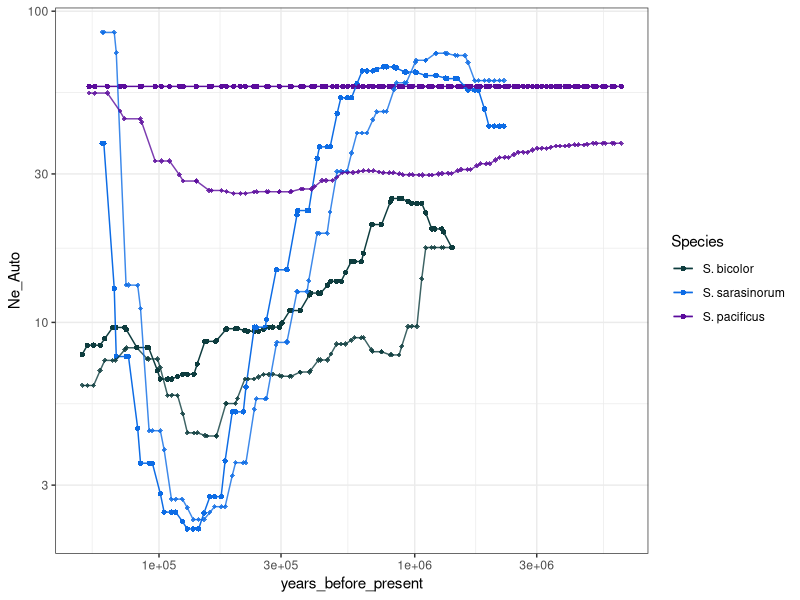
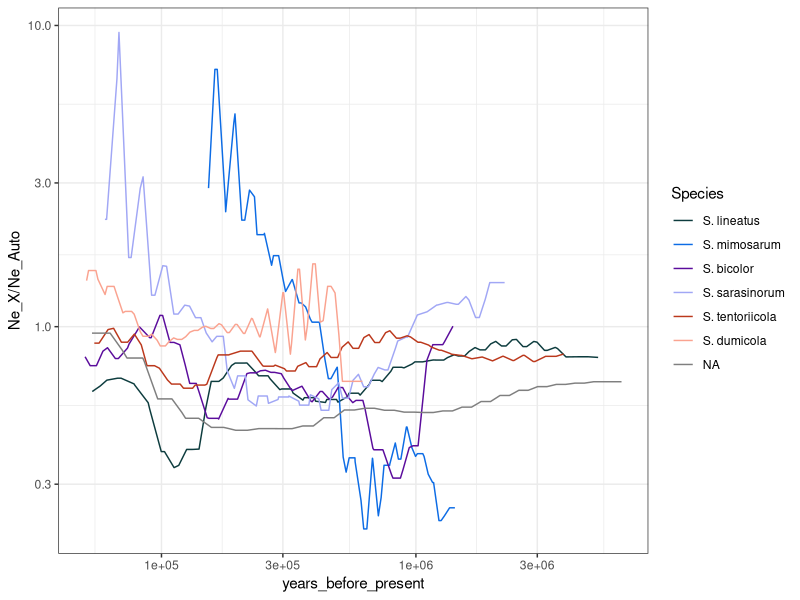
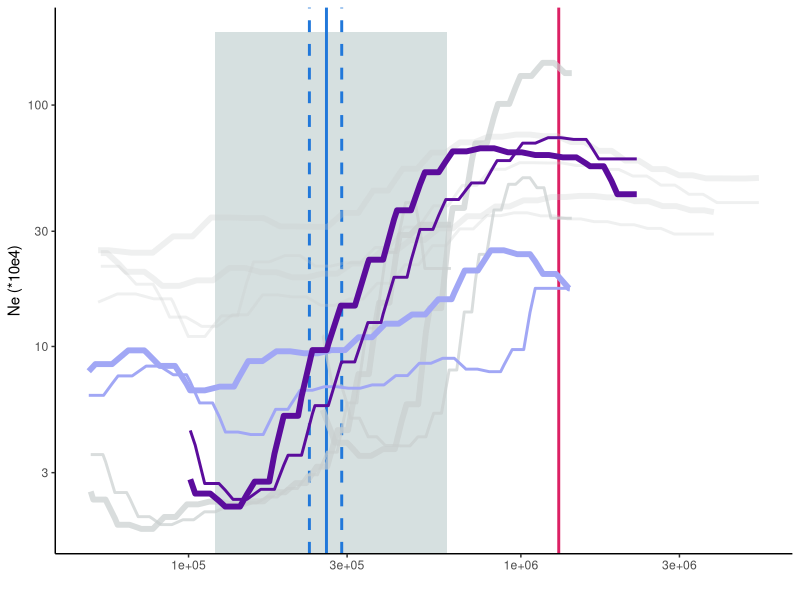
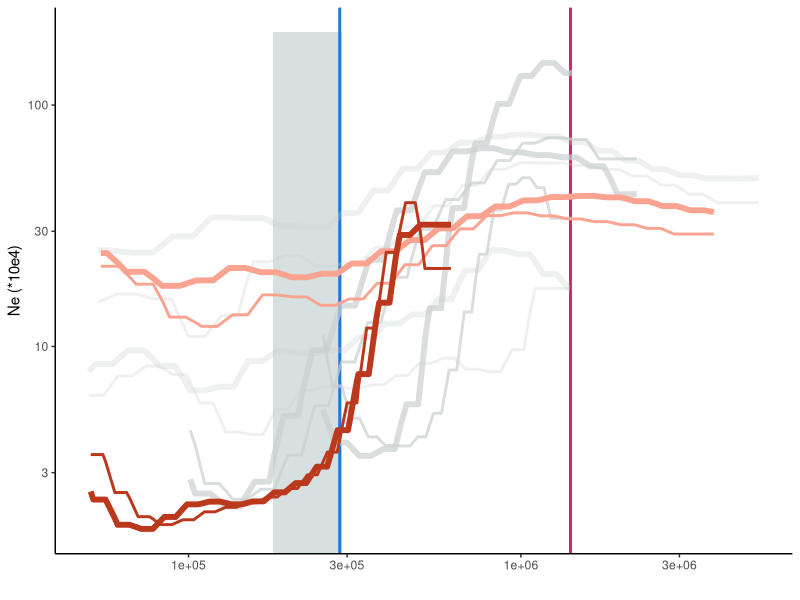
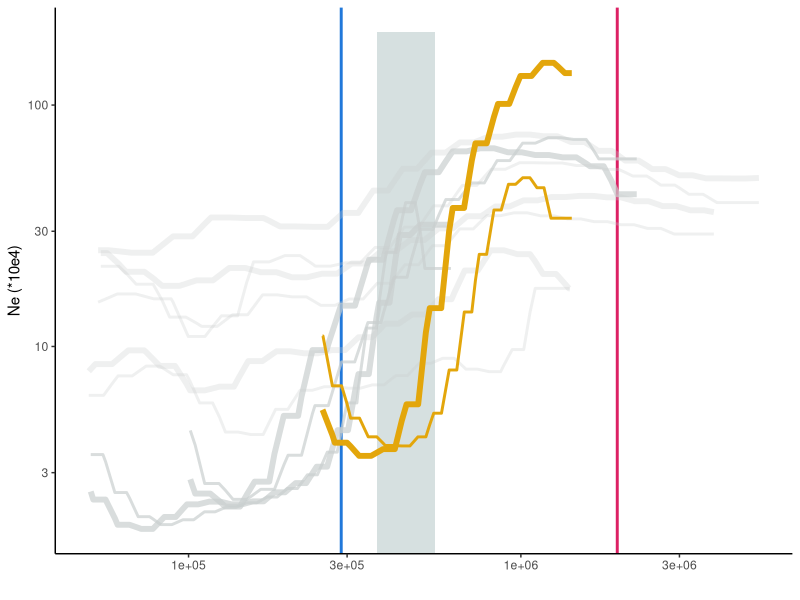
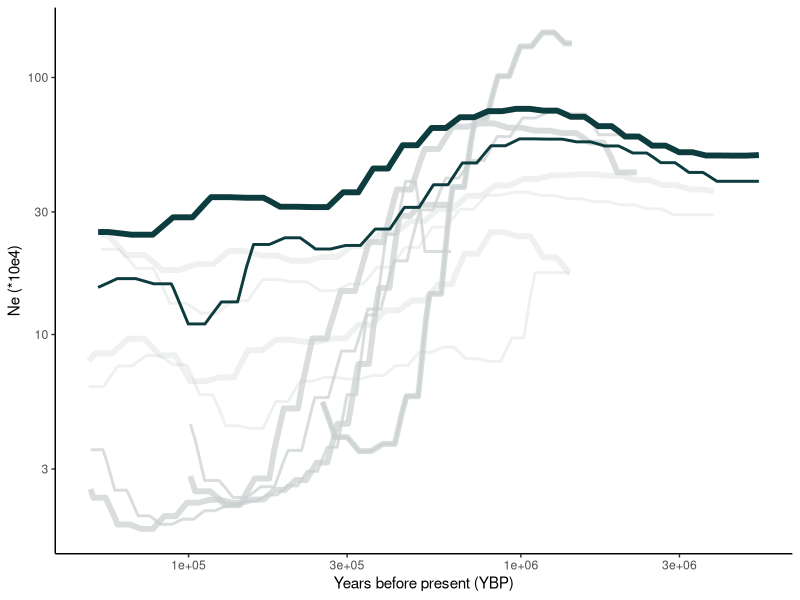
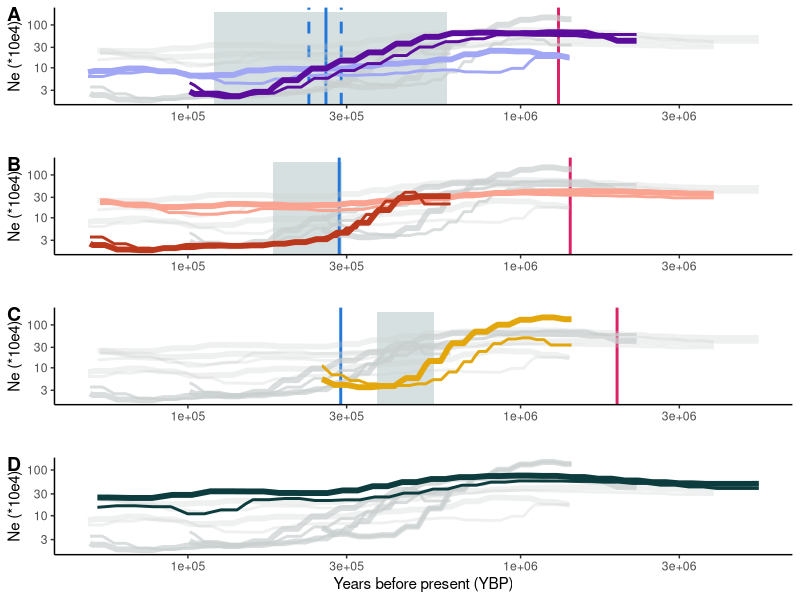
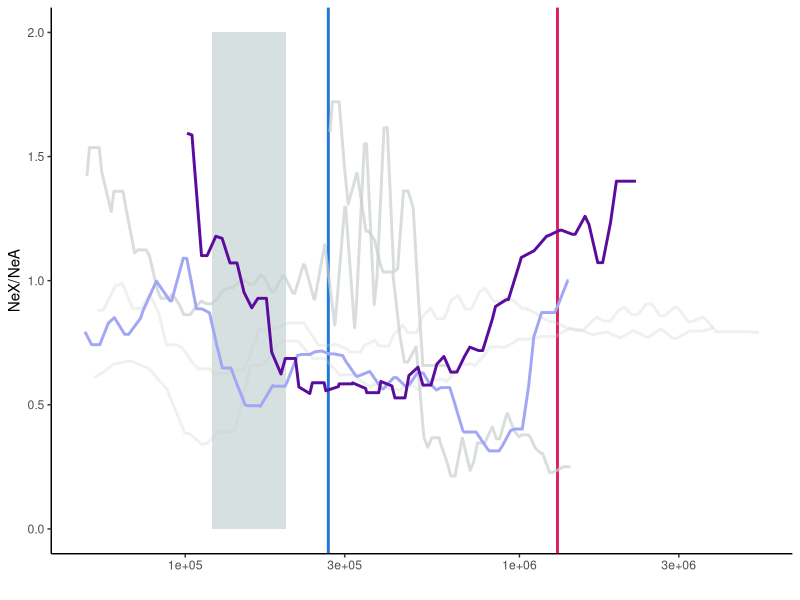

Source code (R) for these figures, in order:
## ---- chunk 1
knitr::opts_chunk$set(echo = TRUE)
library(tidyverse)
library(ggpubr)
## ---- chunk 2
psmc_df <- read_tsv("psmc_6sp_clean.tsv")
pac_df <- read_tsv("PAC_correct.tsv")
psmc_df <- rbind(psmc_df,pac_df)
## ---- chunk 3
psmc_df%>%
  filter(Ne_Auto< 200)%>%
  filter(Ne_X< 200)%>%
  filter(Ne_Auto != 0)%>%
  filter(Ne_X != 0)%>%
  filter(years_before_present> 50000)%>%
  #filter(sp %in% c("DUM","TENT"))%>%
  #mutate(trans = ifelse(chrom=="Auto",0.8,1))%>%
  mutate(species = factor(species,levels = c("LIN","MIM","BI","SARA","TENT","DUM","PAC"),labels = c("S. lineatus","S. mimosarum","S. bicolor","S. sarasinorum","S. tentoriicola","S. dumicola","S. pacificus")))%>%
  filter(species %in% c("S. sarasinorum","S. pacificus","S. bicolor"))%>%
  ggplot(aes(x=years_before_present))+
  geom_point(aes(y = Ne_Auto,color = species),shape = 16)+
  geom_line(aes(y = Ne_Auto,color = species))+
  geom_point(aes(y = Ne_X,color = species),shape = 18,alpha = 0.8)+
  geom_line(aes(y = Ne_X,color = species),alpha = 0.8)+
  scale_x_continuous(trans = "log10")+
  scale_y_continuous(trans = "log10")+
  #scale_color_manual(values = c("#5b0c9c","#FAA390","#0D3C3E","#97EAEE","#A1A7F5","#BB381C"))+
  scale_color_manual(values = c("#0D3C3E","#0D6CE5","#5b0c9c","#A1A7F5","#BB381C","#FAA390","#BB381C"))+
  #scale_shape_manual(values = c(16,18))+
  labs(color = "Species")+
#  facet_wrap(~sp,nrow = 4)+
  theme_bw()

psmc_df%>%
  filter(Ne_Auto< 200)%>%
  filter(Ne_X< 200)%>%
  filter(Ne_Auto != 0)%>%
  filter(Ne_X != 0)%>%
  filter(years_before_present> 50000)%>%
  #filter(sp %in% c("DUM","TENT"))%>%
  #mutate(trans = ifelse(chrom=="Auto",0.8,1))%>%
  mutate(species = factor(species,levels = c("LIN","MIM","BI","SARA","TENT","DUM"),labels = c("S. lineatus","S. mimosarum","S. bicolor","S. sarasinorum","S. tentoriicola","S. dumicola")))%>%
  ggplot(aes(x=years_before_present))+
  geom_line(aes(y = Ne_X/Ne_Auto,color = species))+
  scale_x_continuous(trans = "log10")+
  scale_y_continuous(trans = "log10")+
  #scale_color_manual(values = c("#5b0c9c","#FAA390","#0D3C3E","#97EAEE","#A1A7F5","#BB381C"))+
  scale_color_manual(values = c("#0D3C3E","#0D6CE5","#5b0c9c","#A1A7F5","#BB381C","#FAA390","#BB381C"))+
  #scale_shape_manual(values = c(16,18))+
  labs(color = "Species")+
#  facet_wrap(~sp,nrow = 4)+
  theme_bw()
## ---- chunk 4
## Ne plot
plot_df <- psmc_df%>%
  filter(Ne_X > 0)%>%
  filter(Ne_Auto > 0)%>%
  filter(Ne_X < 200)%>%
  filter(Ne_Auto < 200)%>%
  filter(years_before_present > 50000)%>%
  mutate(pair = ifelse(species%in% c("DUM","TENT"),1,
                ifelse(species%in% c("BI","SARA"),2,3)))%>%
  mutate(sociality = ifelse(species%in%c("DUM","MIM","SARA"),"social","subsocial"))
## SRAA_BI_PAC
p1 <- plot_df %>% ggplot()+
  # PSMC estimates
  #annotate(geom = "rect", xmin = 120000, xmax = 200000, ymin = 0, ymax = 200,
  #         color = NA, fill = "#99B3B3", alpha = 0.4) +
  annotate(geom = "rect", xmin = 120000, xmax = 600000, ymin = 0, ymax = 200,
           color = NA, fill = "#99B3B3", alpha = 0.4) +
  # dN/dS esitmates
  geom_vline(xintercept = 260000,color = "#2178DA",size = 1)+
  geom_vline(xintercept = 289000,color = "#2178DA",size = 1,linetype = "dashed")+
  geom_vline(xintercept = 231000,color = "#2178DA",size = 1,linetype = "dashed")+
  geom_vline(xintercept = 1300000,color = "#DC2064",size = 1)+
  #Autosomal lines
  geom_line(data = plot_df %>% filter(species=="DUM"),aes(x=years_before_present,y=Ne_Auto),size = 2,alpha  = 0.7,color = "#C9CECE",show.legend = FALSE)+
  geom_line(data = plot_df %>% filter(species=="MIM") %>% filter(years_before_present > 250000),aes(x=years_before_present,y=Ne_Auto),size = 2,alpha  = 0.7,color = "#C9CECE",show.legend = FALSE)+
  geom_line(data = plot_df %>% filter(species=="TENT"),aes(x=years_before_present,y=Ne_Auto),size = 2,alpha  = 0.3 ,color = "#C9CECE",show.legend = FALSE)+
  geom_line(data = plot_df %>% filter(species=="LIN"),aes(x=years_before_present,y=Ne_Auto),size = 2, alpha  = 0.3 ,color = "#C9CECE",show.legend = FALSE)+
  #X chormosome lines
  geom_line(data = plot_df %>% filter(species=="DUM"),aes(x=years_before_present,y=Ne_X),size = 1,alpha  = 0.7,color = "#C9CECE",show.legend = FALSE)+
  geom_line(data = plot_df %>% filter(species=="MIM") %>% filter(years_before_present > 250000),aes(x=years_before_present,y=Ne_X),size = 1,alpha  = 0.7, color = "#C9CECE",show.legend = FALSE)+
  geom_line(data = plot_df %>% filter(species=="TENT"),aes(x=years_before_present,y=Ne_X),size = 1, alpha  = 0.3 ,color = "#C9CECE",show.legend = FALSE)+
  geom_line(data = plot_df %>% filter(species=="LIN"),aes(x=years_before_present,y=Ne_X),size = 1, alpha  = 0.3 ,color = "#C9CECE",show.legend = FALSE)+
  # Focus species
  geom_line(data = plot_df %>% filter(species=="BI"),aes(x=years_before_present,y=Ne_X),size = 1,color = "#A1A7F5",show.legend = FALSE)+
  geom_line(data = plot_df %>% filter(species=="BI"),aes(x=years_before_present,y=Ne_Auto),size = 2, color = "#A1A7F5",show.legend = FALSE)+
  geom_line(data = plot_df %>% filter(species=="SARA") %>% filter(years_before_present > 100000),aes(x=years_before_present,y=Ne_X),color = "#5b0c9c",size = 1,show.legend = FALSE)+
  geom_line(data = plot_df %>% filter(species=="SARA")%>% filter(years_before_present > 100000),aes(x=years_before_present,y=Ne_Auto),color = "#5b0c9c",size = 2,show.legend = FALSE)+
  #geom_text(aes(x = 268000, y = 100, label = "Social Transition"))+
  #geom_vline(xintercept = 200000)+
  scale_x_continuous(trans = "log10")+
  scale_y_continuous(trans = "log10")+
  #scale_color_manual(values = c("#5b0c9c","#EAF2F3","#EAF2F3","#EAF2F3","#A1A7F5","#EAF2F3"))+
  #scale_shape_manual(values = c(16,18))+
  ylab("Ne (*10e4)")+
  xlab("")+
#  facet_wrap(~sp,nrow = 4)+
  theme(panel.grid.major = element_blank(), panel.grid.minor = element_blank(),
panel.background = element_blank(), axis.line = element_line(colour = "black"))
p1
## DUM_TENT
p2 <- plot_df %>% ggplot()+
  # PSMC estimates
  annotate(geom = "rect", xmin = 180000, xmax = 290000, ymin = 0, ymax = 200,
           color = NA, fill = "#99B3B3", alpha = 0.4) +
  # dN/dS esitmates
  geom_vline(xintercept = 285000,color = "#2178DA",size = 1)+
  geom_vline(xintercept = 1410000,color = "#DC2064",size = 1)+
  #Autosomal lines
  geom_line(data = plot_df %>% filter(species=="SARA")%>%filter(years_before_present > 100000),aes(x=years_before_present,y=Ne_Auto),size = 2,alpha  = 0.7,color = "#C9CECE",show.legend = FALSE)+
  geom_line(data = plot_df %>% filter(species=="MIM") %>% filter(years_before_present > 250000),aes(x=years_before_present,y=Ne_Auto),size = 2,alpha  = 0.7,color = "#C9CECE",show.legend = FALSE)+
  geom_line(data = plot_df %>% filter(species=="BI"),aes(x=years_before_present,y=Ne_Auto),size = 2,alpha  = 0.3 ,color = "#C9CECE",show.legend = FALSE)+
  geom_line(data = plot_df %>% filter(species=="LIN"),aes(x=years_before_present,y=Ne_Auto),size = 2, alpha  = 0.3 ,color = "#C9CECE",show.legend = FALSE)+
  #X chormosome lines
  geom_line(data = plot_df %>% filter(species=="SARA")%>%filter(years_before_present > 100000),aes(x=years_before_present,y=Ne_X),size = 1,alpha  = 0.7,color = "#C9CECE",show.legend = FALSE)+
  geom_line(data = plot_df %>% filter(species=="MIM") %>% filter(years_before_present > 250000),aes(x=years_before_present,y=Ne_X),size = 1,alpha  = 0.7, color = "#C9CECE",show.legend = FALSE)+
  geom_line(data = plot_df %>% filter(species=="BI"),aes(x=years_before_present,y=Ne_X),size = 1, alpha  = 0.3 ,color = "#C9CECE",show.legend = FALSE)+
  geom_line(data = plot_df %>% filter(species=="LIN"),aes(x=years_before_present,y=Ne_X),size = 1, alpha  = 0.3 ,color = "#C9CECE",show.legend = FALSE)+
  # Focus species
  geom_line(data = plot_df %>% filter(species=="TENT"),aes(x=years_before_present,y=Ne_X),size = 1,color = "#FAA390",show.legend = FALSE)+
  geom_line(data = plot_df %>% filter(species=="TENT"),aes(x=years_before_present,y=Ne_Auto),size = 2, color = "#FAA390",show.legend = FALSE)+
  geom_line(data = plot_df %>% filter(species=="DUM"),aes(x=years_before_present,y=Ne_X),color = "#BB381C",size = 1,show.legend = FALSE)+
  geom_line(data = plot_df %>% filter(species=="DUM"),aes(x=years_before_present,y=Ne_Auto),color = "#BB381C",size = 2,show.legend = FALSE)+
  #geom_text(aes(x = 268000, y = 100, label = "Social Transition"))+
  #geom_vline(xintercept = 200000)+
  scale_x_continuous(trans = "log10")+
  scale_y_continuous(trans = "log10")+
  #scale_color_manual(values = c("#5b0c9c","#EAF2F3","#EAF2F3","#EAF2F3","#A1A7F5","#EAF2F3"))+
  #scale_shape_manual(values = c(16,18))+
  ylab("Ne (*10e4)")+
  xlab("")+
#  facet_wrap(~sp,nrow = 4)+
  theme(panel.grid.major = element_blank(), panel.grid.minor = element_blank(),
panel.background = element_blank(), axis.line = element_line(colour = "black"))
p2
## MIM - (AFR)
p3 <- plot_df %>% ggplot()+
  # PSMC estimates
  annotate(geom = "rect", xmin = 370000, xmax = 550000, ymin = 0, ymax = 200,
           color = NA, fill = "#99B3B3", alpha = 0.4) +
  # dN/dS esitmates
  geom_vline(xintercept = 288000,color = "#2178DA",size = 1)+
  geom_vline(xintercept = 1950000,color = "#DC2064",size = 1)+
  #Autosomal lines
  geom_line(data = plot_df %>% filter(species=="DUM"),aes(x=years_before_present,y=Ne_Auto),size = 2,alpha  = 0.7,color = "#C9CECE",show.legend = FALSE)+
  geom_line(data = plot_df %>% filter(species=="SARA")%>%filter(years_before_present > 100000),aes(x=years_before_present,y=Ne_Auto),size = 2,alpha  = 0.7,color = "#C9CECE",show.legend = FALSE)+
  geom_line(data = plot_df %>% filter(species=="BI"),aes(x=years_before_present,y=Ne_Auto),size = 2,alpha  = 0.3 ,color = "#C9CECE",show.legend = FALSE)+
  geom_line(data = plot_df %>% filter(species=="LIN"),aes(x=years_before_present,y=Ne_Auto),size = 2, alpha  = 0.3 ,color = "#C9CECE",show.legend = FALSE)+
  geom_line(data = plot_df %>% filter(species=="TENT"),aes(x=years_before_present,y=Ne_Auto),size = 2, alpha  = 0.3 ,color = "#C9CECE",show.legend = FALSE)+
  #X chormosome lines
  geom_line(data = plot_df %>% filter(species=="SARA")%>%filter(years_before_present > 100000),aes(x=years_before_present,y=Ne_X),size = 1,alpha  = 0.7,color = "#C9CECE",show.legend = FALSE)+
  geom_line(data = plot_df %>% filter(species=="DUM"),aes(x=years_before_present,y=Ne_X),size = 1,alpha  = 0.7, color = "#C9CECE",show.legend = FALSE)+
  geom_line(data = plot_df %>% filter(species=="BI"),aes(x=years_before_present,y=Ne_X),size = 1, alpha  = 0.3 ,color = "#C9CECE",show.legend = FALSE)+
  geom_line(data = plot_df %>% filter(species=="LIN"),aes(x=years_before_present,y=Ne_X),size = 1, alpha  = 0.3 ,color = "#C9CECE",show.legend = FALSE)+
  geom_line(data = plot_df %>% filter(species=="TENT"),aes(x=years_before_present,y=Ne_X),size = 1, alpha  = 0.3 ,color = "#C9CECE",show.legend = FALSE)+
    # Focus species
  geom_line(data = plot_df %>% filter(species=="MIM") %>% filter(years_before_present > 250000),aes(x=years_before_present,y=Ne_Auto),size = 2,color = "#e3a60b",show.legend = FALSE)+
  geom_line(data = plot_df %>% filter(species=="MIM") %>% filter(years_before_present > 250000),aes(x=years_before_present,y=Ne_X),size = 1,color = "#e3a60b",show.legend = FALSE)+
  #geom_text(aes(x = 268000, y = 100, label = "Social Transition"))+
  #geom_vline(xintercept = 200000)+
  scale_x_continuous(trans = "log10")+
  scale_y_continuous(trans = "log10")+
  #scale_color_manual(values = c("#5b0c9c","#EAF2F3","#EAF2F3","#EAF2F3","#A1A7F5","#EAF2F3"))+
  #scale_shape_manual(values = c(16,18))+
  ylab("Ne (*10e4)")+
  xlab("")+
#  facet_wrap(~sp,nrow = 4)+
  theme(panel.grid.major = element_blank(), panel.grid.minor = element_blank(),
panel.background = element_blank(), axis.line = element_line(colour = "black"))
p3
# outgroup LIN
p4 <- plot_df %>% ggplot()+
  #Autosomal lines
  geom_line(data = plot_df %>% filter(species=="DUM"),aes(x=years_before_present,y=Ne_Auto),size = 2,alpha  = 0.7,color = "#C9CECE",show.legend = FALSE)+
  geom_line(data = plot_df %>% filter(species=="SARA")%>%filter(years_before_present > 100000),aes(x=years_before_present,y=Ne_Auto),size = 2,alpha  = 0.7,color = "#C9CECE",show.legend = FALSE)+
  geom_line(data = plot_df %>% filter(species=="MIM") %>% filter(years_before_present > 250000),aes(x=years_before_present,y=Ne_Auto),size = 2,alpha = 0.7, color = "#C9CECE",show.legend = FALSE)+
  geom_line(data = plot_df %>% filter(species=="BI"),aes(x=years_before_present,y=Ne_Auto),size = 2,alpha  = 0.3 ,color = "#C9CECE",show.legend = FALSE)+
  geom_line(data = plot_df %>% filter(species=="TENT"),aes(x=years_before_present,y=Ne_Auto),size = 2, alpha  = 0.3 ,color = "#C9CECE",show.legend = FALSE)+
  #X chormosome lines
  geom_line(data = plot_df %>% filter(species=="SARA")%>%filter(years_before_present > 100000),aes(x=years_before_present,y=Ne_X),size = 1,alpha  = 0.7,color = "#C9CECE",show.legend = FALSE)+
  geom_line(data = plot_df %>% filter(species=="DUM"),aes(x=years_before_present,y=Ne_X),size = 1,alpha  = 0.7, color = "#C9CECE",show.legend = FALSE)+
  geom_line(data = plot_df %>% filter(species=="MIM") %>% filter(years_before_present > 250000),aes(x=years_before_present,y=Ne_Auto),size = 1,alpha = 0.7, color = "#C9CECE",show.legend = FALSE)+
  geom_line(data = plot_df %>% filter(species=="BI"),aes(x=years_before_present,y=Ne_X),size = 1, alpha  = 0.3 ,color = "#C9CECE",show.legend = FALSE)+
  geom_line(data = plot_df %>% filter(species=="TENT"),aes(x=years_before_present,y=Ne_X),size = 1, alpha  = 0.3 ,color = "#C9CECE",show.legend = FALSE)+
    # Focus species
  geom_line(data = plot_df %>% filter(species=="LIN"),aes(x=years_before_present,y=Ne_Auto),size = 2,color = "#0D3C3E",show.legend = FALSE)+
  geom_line(data = plot_df %>% filter(species=="LIN"),aes(x=years_before_present,y=Ne_X),size = 1,color = "#0D3C3E",show.legend = FALSE)+
  #geom_text(aes(x = 268000, y = 100, label = "Social Transition"))+
  #geom_vline(xintercept = 200000)+
  scale_x_continuous(trans = "log10")+
  scale_y_continuous(trans = "log10")+
  #scale_color_manual(values = c("#5b0c9c","#EAF2F3","#EAF2F3","#EAF2F3","#A1A7F5","#EAF2F3"))+
  #scale_shape_manual(values = c(16,18))+
  ylab("Ne (*10e4)")+
  xlab("Years before present (YBP)")+
#  facet_wrap(~sp,nrow = 4)+
  theme(panel.grid.major = element_blank(), panel.grid.minor = element_blank(),
panel.background = element_blank(), axis.line = element_line(colour = "black"))
p4

combo1 <- ggarrange(p1,p2,p3,p4,ncol = 1,labels = c("A","B","C","D"))
combo1
## ---- chunk 5
## ratio plot
## SRAA_BI_PAC
r1 <- plot_df %>% ggplot()+
  # PSMC estimates
  annotate(geom = "rect", xmin = 120000, xmax = 200000, ymin = 0, ymax = 2,
           color = NA, fill = "#99B3B3", alpha = 0.4) +
  # dN/dS esitmates
  geom_vline(xintercept = 268000,color = "#2178DA",size = 1)+
  geom_vline(xintercept = 1300000,color = "#DC2064",size = 1)+
  #ratio lines
  geom_line(data = plot_df %>% filter(species=="DUM"),aes(x=years_before_present,`Ne_X/Ne_Auto`),size = 1,alpha  = 0.7,color = "#C9CECE",show.legend = FALSE)+
  geom_line(data = plot_df %>% filter(species=="MIM") %>% filter(years_before_present > 250000),aes(x=years_before_present,y=`Ne_X/Ne_Auto`),size = 1,alpha  = 0.7,color = "#C9CECE",show.legend = FALSE)+
  geom_line(data = plot_df %>% filter(species=="TENT"),aes(x=years_before_present,y=`Ne_X/Ne_Auto`),size = 1,alpha  = 0.3 ,color = "#C9CECE",show.legend = FALSE)+
  geom_line(data = plot_df %>% filter(species=="LIN"),aes(x=years_before_present,y=`Ne_X/Ne_Auto`),size = 1, alpha  = 0.3 ,color = "#C9CECE",show.legend = FALSE)+
  # Focus species
  geom_line(data = plot_df %>% filter(species=="BI"),aes(x=years_before_present,y=`Ne_X/Ne_Auto`),size = 1,color = "#A1A7F5",show.legend = FALSE)+
  geom_line(data = plot_df %>% filter(species=="SARA") %>% filter(years_before_present > 100000),aes(x=years_before_present,y=`Ne_X/Ne_Auto`),color = "#5b0c9c",size = 1,show.legend = FALSE)+
  #geom_text(aes(x = 268000, y = 100, label = "Social Transition"))+
  #geom_vline(xintercept = 200000)+
  scale_x_continuous(trans = "log10")+
  ylim(0,2)+
  #scale_color_manual(values = c("#5b0c9c","#EAF2F3","#EAF2F3","#EAF2F3","#A1A7F5","#EAF2F3"))+
  #scale_shape_manual(values = c(16,18))+
  ylab("NeX/NeA")+
  xlab("")+
#  facet_wrap(~sp,nrow = 4)+
  theme(panel.grid.major = element_blank(), panel.grid.minor = element_blank(),
panel.background = element_blank(), axis.line = element_line(colour = "black"))
r1
## DUM TENT
r2 <- plot_df %>% ggplot()+
  # PSMC estimates
  annotate(geom = "rect", xmin = 180000, xmax = 290000, ymin = 0, ymax = 2,
           color = NA, fill = "#99B3B3", alpha = 0.4) +
  # dN/dS esitmates
  geom_vline(xintercept = 285000,color = "#2178DA",size = 1)+
  geom_vline(xintercept = 1410000,color = "#DC2064",size = 1)+
  #Autosomal lines
  geom_line(data = plot_df %>% filter(species=="SARA")%>%filter(years_before_present > 100000),aes(x=years_before_present,y=`Ne_X/Ne_Auto`),size = 1,alpha  = 0.7,color = "#C9CECE",show.legend = FALSE)+
  geom_line(data = plot_df %>% filter(species=="MIM") %>% filter(years_before_present > 250000),aes(x=years_before_present,y=`Ne_X/Ne_Auto`),size = 1,alpha  = 0.7,color = "#C9CECE",show.legend = FALSE)+
  geom_line(data = plot_df %>% filter(species=="BI"),aes(x=years_before_present,y=`Ne_X/Ne_Auto`),size = 1,alpha  = 0.3 ,color = "#C9CECE",show.legend = FALSE)+
  geom_line(data = plot_df %>% filter(species=="LIN"),aes(x=years_before_present,y=`Ne_X/Ne_Auto`),size = 1, alpha  = 0.3 ,color = "#C9CECE",show.legend = FALSE)+
  # Focus species
  geom_line(data = plot_df %>% filter(species=="TENT"),aes(x=years_before_present,y=`Ne_X/Ne_Auto`),size = 1,color = "#FAA390",show.legend = FALSE)+
  geom_line(data = plot_df %>% filter(species=="DUM"),aes(x=years_before_present,y=`Ne_X/Ne_Auto`),color = "#BB381C",size = 1,show.legend = FALSE)+
  #geom_text(aes(x = 268000, y = 100, label = "Social Transition"))+
  #geom_vline(xintercept = 200000)+
  scale_x_continuous(trans = "log10")+
  ylim(0,2)+
  #scale_color_manual(values = c("#5b0c9c","#EAF2F3","#EAF2F3","#EAF2F3","#A1A7F5","#EAF2F3"))+
  #scale_shape_manual(values = c(16,18))+
  ylab("NeX/NeA")+
  xlab("")+
#  facet_wrap(~sp,nrow = 4)+
  theme(panel.grid.major = element_blank(), panel.grid.minor = element_blank(),
panel.background = element_blank(), axis.line = element_line(colour = "black"))
r2
r3 <- plot_df %>% ggplot()+
  # PSMC estimates
  annotate(geom = "rect", xmin = 370000, xmax = 550000, ymin = 0, ymax = 2,
           color = NA, fill = "#99B3B3", alpha = 0.4) +
  # dN/dS esitmates
  geom_vline(xintercept = 288000,color = "#2178DA",size = 1)+
  geom_vline(xintercept = 1950000,color = "#DC2064",size = 1)+
  #ratiso
  geom_line(data = plot_df %>% filter(species=="SARA")%>%filter(years_before_present > 100000),aes(x=years_before_present,y=`Ne_X/Ne_Auto`),size = 1,alpha  = 0.7,color = "#C9CECE",show.legend = FALSE)+
  geom_line(data = plot_df %>% filter(species=="DUM"),aes(x=years_before_present,y=`Ne_X/Ne_Auto`),size = 1,alpha  = 0.7, color = "#C9CECE",show.legend = FALSE)+
  geom_line(data = plot_df %>% filter(species=="BI"),aes(x=years_before_present,y=`Ne_X/Ne_Auto`),size = 1, alpha  = 0.3 ,color = "#C9CECE",show.legend = FALSE)+
  geom_line(data = plot_df %>% filter(species=="LIN"),aes(x=years_before_present,y=`Ne_X/Ne_Auto`),size = 1, alpha  = 0.3 ,color = "#C9CECE",show.legend = FALSE)+
  geom_line(data = plot_df %>% filter(species=="TENT"),aes(x=years_before_present,y=`Ne_X/Ne_Auto`),size = 1, alpha  = 0.3 ,color = "#C9CECE",show.legend = FALSE)+
    # Focus species
  geom_line(data = plot_df %>% filter(species=="MIM") %>% filter(years_before_present > 250000),aes(x=years_before_present,y=`Ne_X/Ne_Auto`),size = 1,color = "#e3a60b",show.legend = FALSE)+
  scale_x_continuous(trans = "log10")+
  ylim(0,2)+
  ylab("NeX/NeA")+
  xlab("")+
#  facet_wrap(~sp,nrow = 4)+
  theme(panel.grid.major = element_blank(), panel.grid.minor = element_blank(),
panel.background = element_blank(), axis.line = element_line(colour = "black"))
r3

r4 <- plot_df %>% ggplot()+
  #ratiso
  geom_line(data = plot_df %>% filter(species=="SARA")%>%filter(years_before_present > 100000),aes(x=years_before_present,y=`Ne_X/Ne_Auto`),size = 1,alpha  = 0.7,color = "#C9CECE",show.legend = FALSE)+
  geom_line(data = plot_df %>% filter(species=="DUM"),aes(x=years_before_present,y=`Ne_X/Ne_Auto`),size = 1,alpha  = 0.7, color = "#C9CECE",show.legend = FALSE)+
  geom_line(data = plot_df %>% filter(species=="MIM") %>% filter(years_before_present > 250000),aes(x=years_before_present,y=`Ne_X/Ne_Auto`),size = 1,alpha = 0.7, color = "#C9CECE",show.legend = FALSE)+
  geom_line(data = plot_df %>% filter(species=="BI"),aes(x=years_before_present,y=`Ne_X/Ne_Auto`),size = 1, alpha  = 0.3 ,color = "#C9CECE",show.legend = FALSE)+
  geom_line(data = plot_df %>% filter(species=="LIN"),aes(x=years_before_present,y=`Ne_X/Ne_Auto`),size = 1, alpha  = 0.3 ,color = "#C9CECE",show.legend = FALSE)+
  geom_line(data = plot_df %>% filter(species=="TENT"),aes(x=years_before_present,y=`Ne_X/Ne_Auto`),size = 1, alpha  = 0.3 ,color = "#C9CECE",show.legend = FALSE)+
    # Focus species
  geom_line(data = plot_df %>% filter(species=="LIN"),aes(x=years_before_present,y=`Ne_X/Ne_Auto`),size = 1 ,color = "#0D3C3E",show.legend = FALSE)+
  scale_x_continuous(trans = "log10")+
  ylim(0,2)+
  ylab("NeX/NeA")+
  xlab("Years before present (YBP)")+
#  facet_wrap(~sp,nrow = 4)+
  theme(panel.grid.major = element_blank(), panel.grid.minor = element_blank(),
panel.background = element_blank(), axis.line = element_line(colour = "black"))

r4
combo2 <- ggarrange(r1,r2,r3,r4,ncol = 1,labels = c("E","F","G","H"))
combo2
## ---- chunk 6
## Create legends

p0 <- plot_df%>%
  filter(species != "PAC")%>%
  mutate(species = factor(species,levels = c("SARA","BI","DUM","TENT","MIM","LIN"),labels = c("S. sarasinorum", "S. bicolor","S. dumicola","S. tentoriicola","S. mimosarum","S. lineatus")))%>%
  ggplot(aes(x= years_before_present,color = species))+
  geom_line(aes(y = Ne_Auto))+
  geom_line(aes(y = Ne_X))+
  scale_color_manual(values = c("#5b0c9c","#A1A7F5","#BB381C","#FAA390","#e3a60b","#0D3C3E"))+
  theme(legend.text = element_text(face = "italic", family = "Times New Roman",size = 12),legend.title = element_text(size = 14), legend.background = element_blank(),legend.key = element_blank(),legend.key.height = unit(3, "lines"),legend.position = "bottom")

p0

legend <- get_legend(p0)
## ---- chunk 7
final <- ggarrange(combo1,combo2,legend,ncol = 3,widths = c(1,1,0.3))
final
png("figure2.png",width = 800,height= 800)
final
dev.off()
## ---- chunk 8
## Ne plot
plot_df <- psmc_df%>%
  filter(Ne_X > 0)%>%
  filter(Ne_Auto > 0)%>%
  filter(Ne_X < 200)%>%
  filter(Ne_Auto < 200)%>%
  filter(years_before_present > 50000)%>%
  mutate(pair = ifelse(species%in% c("DUM","TENT"),1,
                ifelse(species%in% c("BI","SARA"),2,3)))%>%
  mutate(sociality = ifelse(species%in%c("DUM","MIM","SARA"),"social","subsocial"))
## SRAA_BI_PAC
p1 <- plot_df %>% ggplot()+
  geom_line(data = plot_df,aes(x=years_before_present,y=Ne_Auto),alpha = 0, show.legend = FALSE)+
  # PSMC estimates
  annotate(geom = "rect", xmin = 120000, xmax = 600000, ymin = 0, ymax = 200,
           color = NA, fill = "#AB3131", alpha = 0.1) +
  # dN/dS esitmates
  geom_vline(xintercept = 260000,color = "#AB3131",size = 1)+
  geom_vline(xintercept = 289000,color = "#AB3131",size = 1,linetype="dashed")+
  geom_vline(xintercept = 231000,color = "#AB3131",size = 1,linetype ="dashed")+
  geom_vline(xintercept = 1370000,color = "#3163B6",size = 1)+
  geom_vline(xintercept = 1580000,color = "#3163B6",size = 1,linetype = "dashed")+
  geom_vline(xintercept = 1160000,color = "#3163B6",size = 1,linetype = "dashed")+
  # Focus species
  geom_line(data = plot_df %>% filter(species=="BI"),aes(x=years_before_present,y=Ne_X),size = 1,color = "#3163B6",show.legend = FALSE)+
  geom_line(data = plot_df %>% filter(species=="BI"),aes(x=years_before_present,y=Ne_Auto),size = 2, color = "#3163B6",show.legend = FALSE)+
  geom_line(data = plot_df %>% filter(species=="SARA") %>% filter(years_before_present > 100000),aes(x=years_before_present,y=Ne_X),color = "#AB3131",size = 1,show.legend = FALSE)+
  geom_line(data = plot_df %>% filter(species=="SARA")%>% filter(years_before_present > 100000),aes(x=years_before_present,y=Ne_Auto),color = "#AB3131",size = 2,show.legend = FALSE)+
  ylim(0,200)+
  scale_x_continuous(trans = "log10")+
  scale_y_continuous(trans = "log10")+
  ylab("Ne (*10e4)")+
  xlab("")+
  labs(title = "S.sarasinorum - S.pacificus - S.bicolor")+
#  facet_wrap(~sp,nrow = 4)+
  theme(panel.grid.major = element_blank(), panel.grid.minor = element_blank(),
panel.background = element_blank(), axis.line = element_line(colour = "black"),
plot.title = element_text(
    family = "Times New Roman",
    face = "italic"
  ))
p1
## DUM_TENT
p2 <- plot_df %>% ggplot()+
  geom_line(data = plot_df,aes(x=years_before_present,y=Ne_Auto),alpha = 0, show.legend = FALSE)+
  # PSMC estimates
  annotate(geom = "rect", xmin = 141000, xmax = 420000, ymin = 0, ymax = 200,
           color = NA, fill = "#AB3131", alpha = 0.1) +
  # dN/dS esitmates
  geom_vline(xintercept = 119000,color = "#AB3131",size = 1)+
  geom_vline(xintercept = 72000,color = "#AB3131",size = 1,linetype="dashed")+
  geom_vline(xintercept = 170000,color = "#AB3131",size = 1,linetype="dashed")+
  geom_vline(xintercept = 1300000,color = "#3163B6",size = 1)+
  geom_vline(xintercept = 1570000,color = "#3163B6",size = 1,linetype="dashed")+
  geom_vline(xintercept = 1030000,color = "#3163B6",size = 1,linetype="dashed")+
  # Focus species
  geom_line(data = plot_df %>% filter(species=="TENT"),aes(x=years_before_present,y=Ne_X),size = 1,color = "#3163B6",show.legend = FALSE)+
  geom_line(data = plot_df %>% filter(species=="TENT"),aes(x=years_before_present,y=Ne_Auto),size = 2, color = "#3163B6",show.legend = FALSE)+
  geom_line(data = plot_df %>% filter(species=="DUM"),aes(x=years_before_present,y=Ne_X),color = "#AB3131",size = 1,show.legend = FALSE)+
  geom_line(data = plot_df %>% filter(species=="DUM"),aes(x=years_before_present,y=Ne_Auto),color = "#AB3131",size = 2,show.legend = FALSE)+
  #geom_text(aes(x = 268000, y = 100, label = "Social Transition"))+
  #geom_vline(xintercept = 200000)+
  ylim(0,200)+
  scale_x_continuous(trans = "log10")+
  scale_y_continuous(trans = "log10")+
  #scale_color_manual(values = c("#5b0c9c","#EAF2F3","#EAF2F3","#EAF2F3","#A1A7F5","#EAF2F3"))+
  #scale_shape_manual(values = c(16,18))+
  ylab("Ne (*10e4)")+
  xlab("")+
  labs(title = "S.dumicola - S.tentoriicola")+
#  facet_wrap(~sp,nrow = 4)+
  theme(panel.grid.major = element_blank(), panel.grid.minor = element_blank(),
panel.background = element_blank(), axis.line = element_line(colour = "black"),
plot.title = element_text(
    family = "Times New Roman",
    face = "italic"
  ))
p2
## MIM - (AFR)
p3 <- plot_df %>% ggplot()+
  geom_line(data = plot_df,aes(x=years_before_present,y=Ne_Auto),alpha = 0, show.legend = FALSE)+
  # PSMC estimates
  annotate(geom = "rect", xmin = 370000, xmax = 960000, ymin = 0, ymax = 200,
           color = NA, fill = "#AB3131", alpha = 0.1) +
  # dN/dS esitmates
  geom_vline(xintercept = 279000,color = "#AB3131",size = 1)+
  geom_vline(xintercept = 230000,color = "#AB3131",size = 1,linetype="dashed")+
  geom_vline(xintercept = 332000,color = "#AB3131",size = 1,linetype="dashed")+
  geom_vline(xintercept = 1780000,color = "#3163B6",size = 1)+
  geom_vline(xintercept = 2110000,color = "#3163B6",size = 1,linetype = "dashed")+
  geom_vline(xintercept = 1450000,color = "#3163B6",size = 1,linetype="dashed")+
    # Focus species
  geom_line(data = plot_df %>% filter(species=="MIM") %>% filter(years_before_present > 250000),aes(x=years_before_present,y=Ne_Auto),size = 2,color = "#AB3131",show.legend = FALSE)+
  geom_line(data = plot_df %>% filter(species=="MIM") %>% filter(years_before_present > 250000),aes(x=years_before_present,y=Ne_X),size = 1,color = "#AB3131",show.legend = FALSE)+
  #geom_text(aes(x = 268000, y = 100, label = "Social Transition"))+
  #geom_vline(xintercept = 200000)+
  ylim(0,200)+
  scale_x_continuous(trans = "log10")+
  scale_y_continuous(trans = "log10")+
  #scale_color_manual(values = c("#5b0c9c","#EAF2F3","#EAF2F3","#EAF2F3","#A1A7F5","#EAF2F3"))+
  #scale_shape_manual(values = c(16,18))+
  ylab("Ne (*10e4)")+
  xlab("")+
  labs(title = "S.mimosarum - S.africanus")+
#  facet_wrap(~sp,nrow = 4)+
  theme(panel.grid.major = element_blank(), panel.grid.minor = element_blank(),
panel.background = element_blank(), axis.line = element_line(colour = "black"),
plot.title = element_text(
    family = "Times New Roman",
    face = "italic"
  ))
p3
# outgroup LIN
p4 <- plot_df %>% ggplot()+
    # Focus species
  geom_line(data = plot_df,aes(x=years_before_present,y=Ne_Auto),alpha = 0, show.legend = FALSE)+
  geom_line(data = plot_df %>% filter(species=="LIN"),aes(x=years_before_present,y=Ne_Auto),size = 2,color = "#3163B6",show.legend = FALSE)+
  geom_line(data = plot_df %>% filter(species=="LIN"),aes(x=years_before_present,y=Ne_X),size = 1,color = "#3163B6",show.legend = FALSE)+
  #geom_text(aes(x = 268000, y = 100, label = "Social Transition"))+
  #geom_vline(xintercept = 200000)+
  #expand_limits(y = c(0, 200))+
  scale_x_continuous(trans = "log10")+
  scale_y_continuous(trans = "log10")+
  #scale_color_manual(values = c("#5b0c9c","#EAF2F3","#EAF2F3","#EAF2F3","#A1A7F5","#EAF2F3"))+
  #scale_shape_manual(values = c(16,18))+
  ylab("Ne (*10e4)")+
  xlab("Years before present (YBP)")+
  labs(title = "S.lineatus")+
#  facet_wrap(~sp,nrow = 4)+
  theme(panel.grid.major = element_blank(), panel.grid.minor = element_blank(),
panel.background = element_blank(), axis.line = element_line(colour = "black"),
plot.title = element_text(
    family = "Times New Roman",
    face = "italic"
  ))
p4

combo1 <- ggarrange(p1,p2,p3,p4,ncol = 1,labels = c("A","B","C","D"))
combo1
## ---- chunk 9
## ratio plot
## SRAA_BI_PAC
SARA_curve <- plot_df %>% filter(species=="SARA")
sara <- smooth.spline(log(SARA_curve$years_before_present,10),SARA_curve$`Ne_X/Ne_Auto`,spar =  0.5)
low <- min(log(SARA_curve$years_before_present,10))
up <- max(log(SARA_curve$years_before_present,10))
x.pred <- seq(low, up, length.out = 200)
y.pred <- predict(sara, x.pred)$y
sara_predictions <- data.frame(x = x.pred, y = y.pred)

BI_curve <- plot_df %>% filter(species=="BI")
bi <- smooth.spline(log(BI_curve$years_before_present,10),BI_curve$`Ne_X/Ne_Auto`,spar =  0.5)
low <- min(log(BI_curve$years_before_present,10))
up <- max(log(BI_curve$years_before_present,10))
x.pred <- seq(low, up, length.out = 200)
y.pred <- predict(bi, x.pred)$y
bi_predictions <- data.frame(x = x.pred, y = y.pred)

r1 <- plot_df %>% ggplot()+
  geom_line(data = plot_df,aes(x=years_before_present,y=`Ne_X/Ne_Auto`),alpha = 0, show.legend = FALSE)+
  # PSMC estimates
  annotate(geom = "rect", xmin = 120000, xmax = 600000, ymin = 0, ymax = 2,
           color = NA, fill = "#AB3131", alpha = 0.1) +
  # dN/dS esitmates
  geom_vline(xintercept = 260000,color = "#AB3131",size = 1)+
  geom_vline(xintercept = 289000,color = "#AB3131",size = 1,linetype="dashed")+
  geom_vline(xintercept = 231000,color = "#AB3131",size = 1,linetype ="dashed")+
  geom_vline(xintercept = 1370000,color = "#3163B6",size = 1)+
  geom_vline(xintercept = 1580000,color = "#3163B6",size = 1,linetype = "dashed")+
  geom_vline(xintercept = 1160000,color = "#3163B6",size = 1,linetype = "dashed")+
  # Focus species
  #geom_line(data = plot_df %>% filter(species=="BI"),aes(x=years_before_present,y=`Ne_X/Ne_Auto`),size = 1,color = "#A1A7F5",show.legend = FALSE)+
  geom_line(data = bi_predictions,aes(x=10^x,y=y),color = "#3163B6",size = 1,show.legend = FALSE)+
  #geom_line(data = plot_df %>% filter(species=="SARA") %>% filter(years_before_present > 100000),aes(x=years_before_present,y=`Ne_X/Ne_Auto`),color = "#5b0c9c",size = 1,show.legend = FALSE)+
  geom_line(data = sara_predictions %>% filter(10^x > 100000),aes(x=10^x,y=y),color = "#AB3131",size = 1,show.legend = FALSE)+
  #geom_text(aes(x = 268000, y = 100, label = "Social Transition"))+
  #geom_vline(xintercept = 200000)+
  scale_x_continuous(trans = "log10")+
  ylim(0,2)+
  #scale_color_manual(values = c("#5b0c9c","#EAF2F3","#EAF2F3","#EAF2F3","#A1A7F5","#EAF2F3"))+
  #scale_shape_manual(values = c(16,18))+
  ylab("NeX/NeA")+
  xlab("")+
#  facet_wrap(~sp,nrow = 4)+
  theme(
    panel.grid.major = element_blank(), 
    panel.grid.minor = element_blank(),
    panel.background = element_blank(), 
    axis.line = element_line(colour = "black"),
    text = element_text(size = 14))

r1
## DUM TENT
DUM_curve <- plot_df %>% filter(species=="DUM")
dum <- smooth.spline(log(DUM_curve$years_before_present,10),DUM_curve$`Ne_X/Ne_Auto`,spar =  0.5)
low <- min(log(DUM_curve$years_before_present,10))
up <- max(log(DUM_curve$years_before_present,10))
x.pred <- seq(low, up, length.out = 200)
y.pred <- predict(dum, x.pred)$y
dum_predictions <- data.frame(x = x.pred, y = y.pred)

curve <- plot_df %>% filter(species=="TENT")
tent <- smooth.spline(log(curve$years_before_present,10),curve$`Ne_X/Ne_Auto`,spar =  0.5)
low <- min(log(curve$years_before_present,10))
up <- max(log(curve$years_before_present,10))
x.pred <- seq(low, up, length.out = 200)
y.pred <- predict(tent, x.pred)$y
tent_predictions <- data.frame(x = x.pred, y = y.pred)

r2 <- plot_df %>% ggplot()+
  geom_line(data = plot_df,aes(x=years_before_present,y=`Ne_X/Ne_Auto`),alpha = 0, show.legend = FALSE)+
  # PSMC estimates
  annotate(geom = "rect", xmin = 141000, xmax = 420000, ymin = 0, ymax = 2,
           color = NA, fill = "#AB3131", alpha = 0.1) +
  # dN/dS esitmates
  geom_vline(xintercept = 119000,color = "#AB3131",size = 1)+
  geom_vline(xintercept = 72000,color = "#AB3131",size = 1,linetype="dashed")+
  geom_vline(xintercept = 170000,color = "#AB3131",size = 1,linetype="dashed")+
  geom_vline(xintercept = 1300000,color = "#3163B6",size = 1)+
  geom_vline(xintercept = 1570000,color = "#3163B6",size = 1,linetype="dashed")+
  geom_vline(xintercept = 1030000,color = "#3163B6",size = 1,linetype="dashed")+
  # Focus species
  #geom_line(data = plot_df %>% filter(species=="TENT"),aes(x=years_before_present,y=`Ne_X/Ne_Auto`),size = 1,color = "#FAA390",show.legend = FALSE)+
  geom_line(data = tent_predictions,aes(x=10^x,y=y),color = "#3163B6",size = 1,show.legend = FALSE)+
  #geom_line(data = plot_df %>% filter(species=="DUM"),aes(x=years_before_present,y=`Ne_X/Ne_Auto`),color = "#BB381C",size = 1,show.legend = FALSE)+
  geom_line(data = dum_predictions,aes(x=10^x,y=y),color = "#AB3131",size = 1,show.legend = FALSE)+
  #geom_text(aes(x = 268000, y = 100, label = "Social Transition"))+
  #geom_vline(xintercept = 200000)+
  scale_x_continuous(trans = "log10")+
  ylim(0,2)+
  #scale_color_manual(values = c("#5b0c9c","#EAF2F3","#EAF2F3","#EAF2F3","#A1A7F5","#EAF2F3"))+
  #scale_shape_manual(values = c(16,18))+
  ylab("NeX/NeA")+
  xlab("")+
#  facet_wrap(~sp,nrow = 4)+
  theme(panel.grid.major = element_blank(), panel.grid.minor = element_blank(),
panel.background = element_blank(), axis.line = element_line(colour = "black"))
r2

curve <- plot_df %>% filter(species=="MIM")
mim <- smooth.spline(log(curve$years_before_present,10),curve$`Ne_X/Ne_Auto`,spar =  0.5)
low <- min(log(curve$years_before_present,10))
up <- max(log(curve$years_before_present,10))
x.pred <- seq(low, up, length.out = 200)
y.pred <- predict(mim, x.pred)$y
mim_predictions <- data.frame(x = x.pred, y = y.pred)

r3 <- plot_df %>% ggplot()+
  geom_line(data = plot_df,aes(x=years_before_present,y=`Ne_X/Ne_Auto`),alpha = 0, show.legend = FALSE)+
  # PSMC estimates
  annotate(geom = "rect", xmin = 370000, xmax = 960000, ymin = 0, ymax = 2,
           color = NA, fill = "#AB3131", alpha = 0.1) +
  # dN/dS esitmates
  geom_vline(xintercept = 279000,color = "#AB3131",size = 1)+
  geom_vline(xintercept = 230000,color = "#AB3131",size = 1,linetype="dashed")+
  geom_vline(xintercept = 332000,color = "#AB3131",size = 1,linetype="dashed")+
  geom_vline(xintercept = 1780000,color = "#3163B6",size = 1)+
  geom_vline(xintercept = 2110000,color = "#3163B6",size = 1,linetype = "dashed")+
  geom_vline(xintercept = 1450000,color = "#3163B6",size = 1,linetype="dashed")+
    # Focus species
  #geom_line(data = plot_df %>% filter(species=="MIM") %>% filter(years_before_present > 250000),aes(x=years_before_present,y=`Ne_X/Ne_Auto`),size = 1,color = "#e3a60b",show.legend = FALSE)+
  geom_line(data = mim_predictions %>% filter(10^x > 250000),aes(x=10^x,y=y),color = "#AB3131",size = 1,show.legend = FALSE)+
  scale_x_continuous(trans = "log10")+
  ylim(0,2)+
  ylab("NeX/NeA")+
  xlab("")+
#  facet_wrap(~sp,nrow = 4)+
  theme(panel.grid.major = element_blank(), panel.grid.minor = element_blank(),
panel.background = element_blank(), axis.line = element_line(colour = "black"))
r3
curve <- plot_df %>% filter(species=="LIN")
lin <- smooth.spline(log(curve$years_before_present,10),curve$`Ne_X/Ne_Auto`,spar =  0.5)
low <- min(log(curve$years_before_present,10))
up <- max(log(curve$years_before_present,10))
x.pred <- seq(low, up, length.out = 200)
y.pred <- predict(lin, x.pred)$y
lin_predictions <- data.frame(x = x.pred, y = y.pred)

r4 <- plot_df %>% ggplot()+
  geom_line(data = plot_df,aes(x=years_before_present,y=`Ne_X/Ne_Auto`),alpha = 0, show.legend = FALSE)+
    # Focus species
  #geom_line(data = plot_df %>% filter(species=="LIN"),aes(x=years_before_present,y=`Ne_X/Ne_Auto`),size = 1 ,color = "#0D3C3E",show.legend = FALSE)+
  geom_line(data = lin_predictions,aes(x=10^x,y=y),color = "#3163B6",size = 1,show.legend = FALSE)+
  scale_x_continuous(trans = "log10")+
  ylim(0,2)+
  ylab("NeX/NeA")+
  xlab("Years before present (YBP)")+
#  facet_wrap(~sp,nrow = 4)+
  theme(panel.grid.major = element_blank(), panel.grid.minor = element_blank(),
panel.background = element_blank(), axis.line = element_line(colour = "black"))

r4
combo2 <- ggarrange(r1,r2,r3,r4,ncol = 1,labels = c("E","F","G","H"))
combo2 <- ggarrange(r1,r2,r3,r4,ncol = 1)
combo2
## ---- chunk 10
final <- ggarrange(combo1,combo2,ncol = 2)
final
png("figure2_nobackground.png",width = 800,height= 800)
final
dev.off()
## ---- chunk 11
DUM_curve <- plot_df %>% filter(species=="SARA")
modlel <- smooth.spline(log(DUM_curve$years_before_present,10),DUM_curve$`Ne_X/Ne_Auto`,spar =  0.5)
plot(log(DUM_curve$years_before_present,10),DUM_curve$`Ne_X/Ne_Auto`)
lines(modlel,col = "blue")
